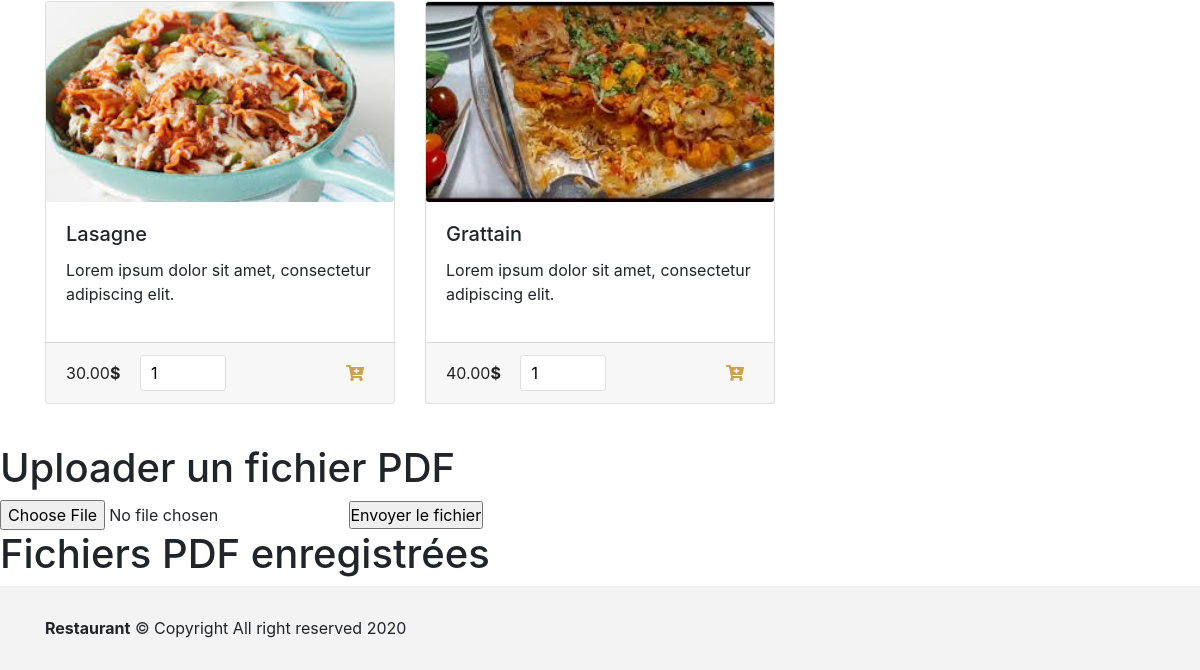
Before: /menu-login.php (lower part) with the older database file.
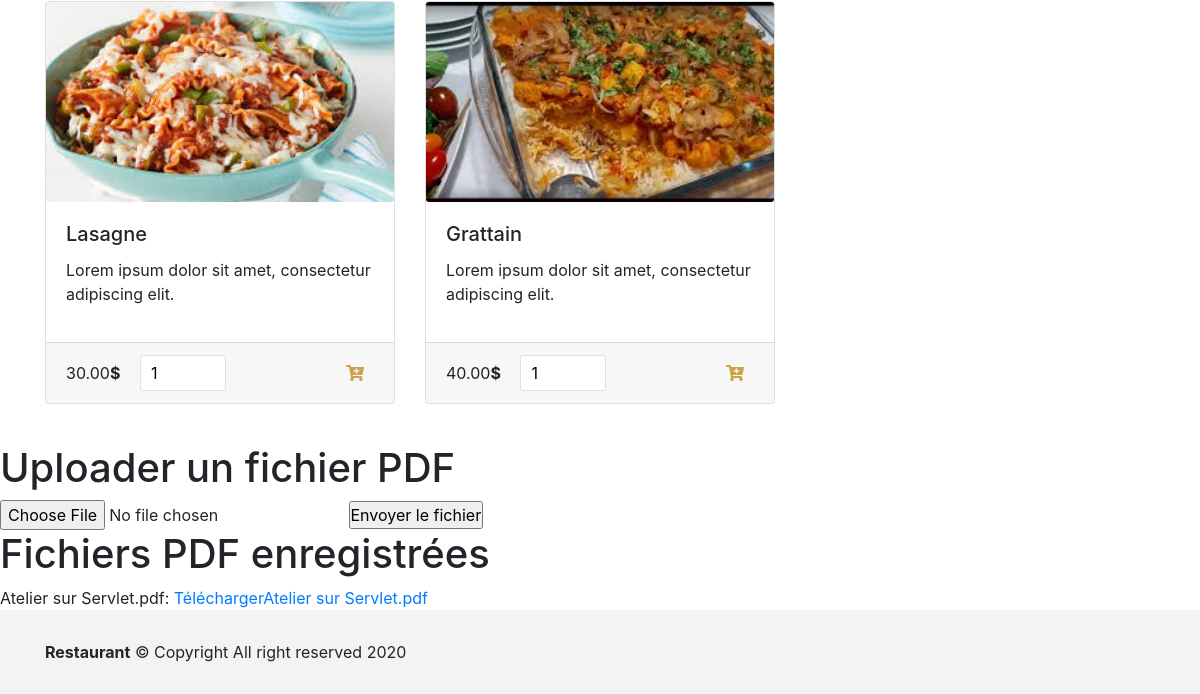
After: the same page with the newer database file.
### tables this page shows
CREATE TABLE `tblproduct` (
  `id` int(8) NOT NULL,
  `name` varchar(255) NOT NULL,
  `code` varchar(255) NOT NULL,
  `image` text NOT NULL,
  `price` double(10,2) NOT NULL
);

CREATE TABLE `files` (
  `id` int(11) NOT NULL,
  `name` varchar(255) NOT NULL,
  `file_url` varchar(255) NOT NULL
);

### dbcontroller.php (called while the page is built, shortened)
<?php
class DBController {
	private $host = "localhost";
	private $user = "id12857167_root";
	private $password = "Wiam_hasna1998";
	private $database = "id12857167_restaurant";
	private $conn;
	function __construct() {
		$this->conn = $this->connectDB();
	}
	function connectDB() {
		$conn = mysqli_connect($this->host,$this->user,$this->password,$this->database);
		return $conn;
	}
	function runQuery($query) {
		$result = mysqli_query($this->conn,$query);
		while($row=mysqli_fetch_assoc($result)) {
			$resultset[] = $row;
		}
		if(!empty($resultset))
			return $resultset;
	}
}
?>

### menu-login.php (the view, shortened to what this page needs)
<?php
require_once("dbcontroller.php");
$db_handle = new DBController();
?>
<html lang="en">
<head>
	<link rel="stylesheet" href="css/bootstrap.min.css" >
	<link rel="stylesheet" href="css/all.min.css"/>
	<link rel="stylesheet" href="css/style.css" >
</head>
<body>
<section class="food">
	<div class="container">
		<div class="row">
				<?php
				$product_array = $db_handle->runQuery("SELECT * FROM tblproduct ORDER BY id ASC");
				if (!empty($product_array)) {
					foreach($product_array as $key=>$value){
				?>
						<div class="col-lg-4">
							<div class="card">
								<form method="post" action="menu-login.php?action=add&code=<?php echo $product_array[$key]["code"]; ?>">
								<img class="card-img-top card-img" src="<?php echo $product_array[$key]["image"]; ?>">
								<div class="card-body">
									<h5 class="card-title"><?php echo $product_array[$key]["name"]; ?></h5>
									<p>Lorem ipsum dolor sit amet, consectetur adipiscing elit. </p>
								</div>
								<div class="card-footer">
									<small style="margin-right:15px;" class="text-muted"><?php echo $product_array[$key]["price"]; ?><span>$</span></small>
									<input type="text" class="product-quantity" name="quantity" value="1" size="2" />
									<button type="submit" value="Add to Cart" class="btnAddAction" ><i style="color: #cca34b;" class="fas fa-cart-plus"></i></button>
								</div>
								</form>
							</div>
						</div>
				<?php
					}
				}
			?>
				</div>
            	</div>
   <?php
  require 'includes/connect_db.php';
?>
	<h1>Uploader un fichier PDF</h1>
    <form method="POST" enctype="multipart/form-data">
      <input type="file" name="fichier" />
      <input type="submit" value="Envoyer le fichier" />
    </form>
    <h1>Fichiers PDF enregistrées</h1>
    <?php
     $req = $db->query('SELECT name, file_url FROM files');
     while($data = $req->fetch()){
     echo $data['name'].':'.'<a href= "'.$data['file_url'].'"> Télécharger'.$data['name'].'</a>'.'<br/>';
     }
     ?>
</section>
<footer>
<div class="container">
	<p style="margin-bottom:0;"><b>Restaurant</b> ©  Copyright All right reserved 2020</p>
</div>
</footer>
</body>
</html>

### css/style.css (style rules this page uses)
* { padding: 0; margin: 0; -webkit-box-sizing: border-box; box-sizing: border-box; }
html, body { margin: 0; padding: 0; height: 100%; }
.food { padding-top:100px; }
.food .card { margin-bottom:40px; }
.food .card-img { height:200px; object-fit: cover; }
.food .card-footer .text-muted { color:#222222!important; font-size:16px; }
.food .card-footer .text-muted span { color:#222222; font-weight:bold; }
footer { padding:30px 0; background-color:#f3f3f3; }
.btnAddAction { padding: 10px 10px; margin-left: 5px; background-color: transparent; border: 0; float: right; text-decoration: none; cursor: pointer; }
.product-quantity { padding: 5px 10px; border-radius: 3px; border: #E0E0E0 1px solid; }

Changed rows visible on the page:
added files: name "Atelier sur Servlet.pdf"
